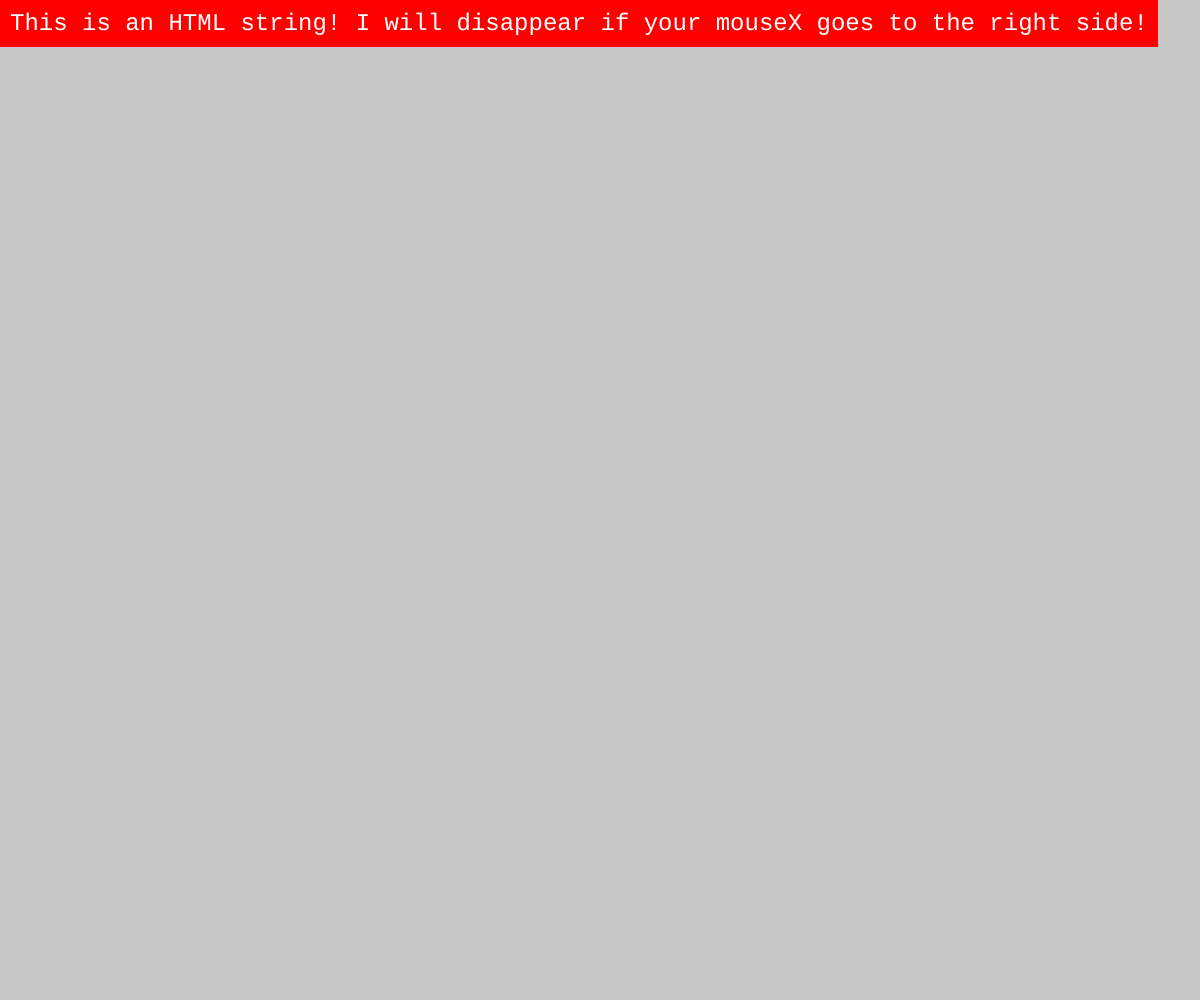
Frame 1 (no input)
Frame 60 (no input): identical to frame 1, image omitted
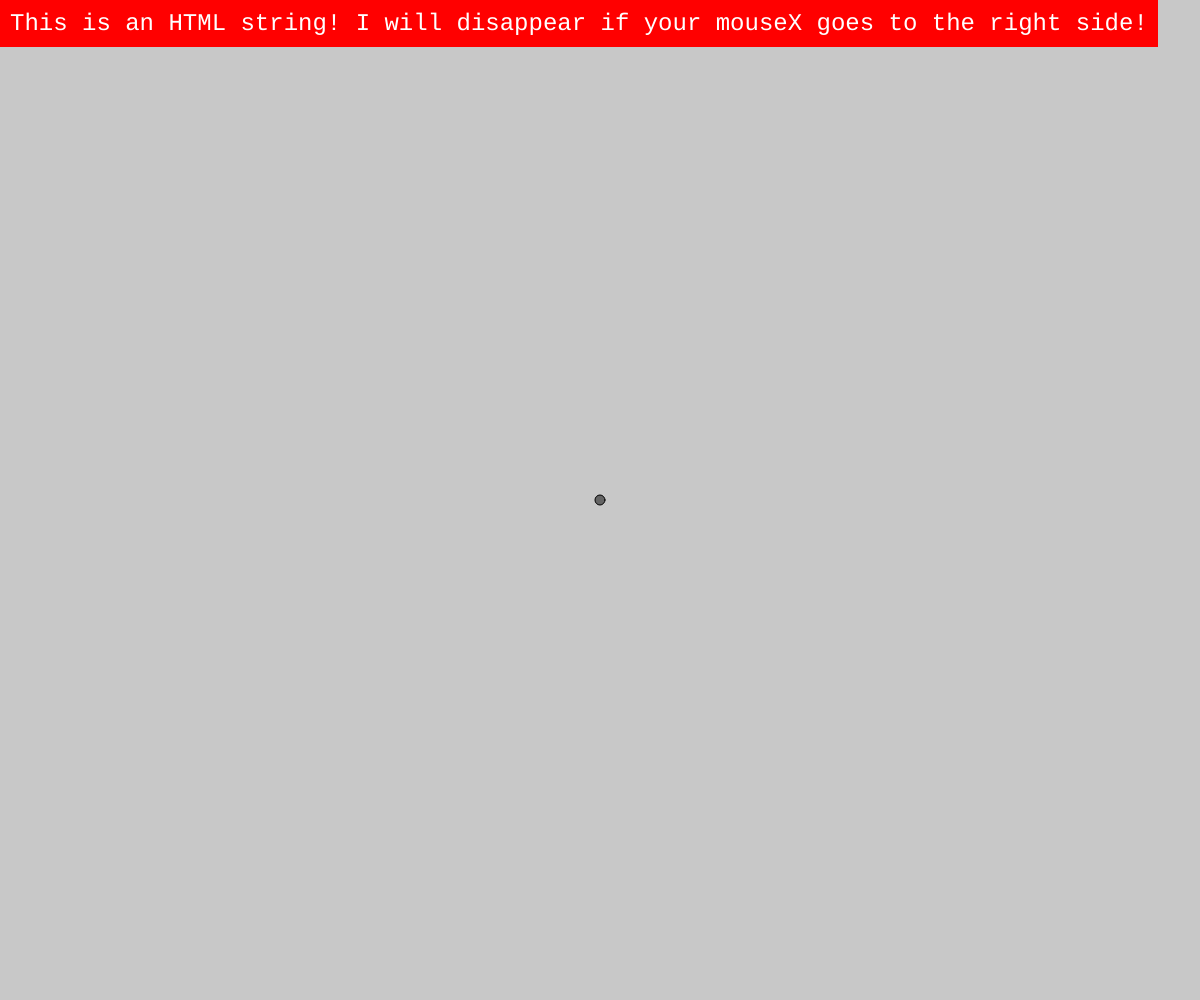
Frame 120 (the mouse pressed at the canvas centre since frame 60)

The p5.js sketch that drew these frames (run headless with seeded random() and noise() and a simulated clock; from frame 60 on, the mouse is pressed at the canvas centre):

// p5.js sketch
// ── sketch.js
var w = window.innerWidth;
var h = window.innerHeight;
var creatElement;


function setup() {
	var myCanvas = createCanvas(w, h);
	var text = createDiv("This is an HTML string! I will disappear if your mouseX goes to the right side!");
	text.position(0, 0);
	text.style("font-family:monospace; background-color:#FF0000; color:#FFFFFF; font-size:18pt; padding:10px;");
}

function draw() {
	background(200);
	fill(100);
	rectMode(CENTER);
	ellipse(mouseX, mouseY, 10, 10);
	if (mouseX>w/2) {
		removeElements();
	}
}
